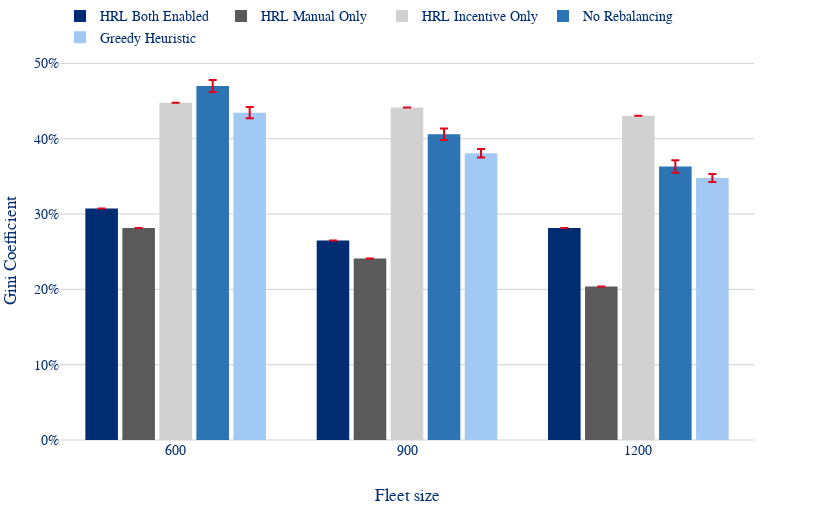

Here is the notebook cell this chart was saved with:
### Code cell
plot_grouped_bars_by_fleet(full_results, "mean_gini_index").show()

### Figure 1 — Plotly figure (JSON) as saved in the notebook; plotly's stock layout.template omitted (floating-point values rounded to 4 significant figures)
{"data": [{"error_y": {"array": [0.0, 0.0, 0.0], "color": "#E2001A", "type": "data", "visible": true}, "name": "HRL Both Enabled", "type": "bar", "x": ["600", "900", "1200"], "y": [0.3073, 0.2649, 0.2814]}, {"error_y": {"array": [0.0, 0.0, 0.0], "color": "#E2001A", "type": "data", "visible": true}, "name": "HRL Manual Only", "type": "bar", "x": ["600", "900", "1200"], "y": [0.2814, 0.241, 0.2038]}, {"error_y": {"array": [0.0, 0.0, 0.0], "color": "#E2001A", "type": "data", "visible": true}, "name": "HRL Incentive Only", "type": "bar", "x": ["600", "900", "1200"], "y": [0.4478, 0.4414, 0.4305]}, {"error_y": {"array": [0.007953, 0.007701, 0.008356], "color": "#E2001A", "type": "data", "visible": true}, "name": "No Rebalancing", "type": "bar", "x": ["600", "900", "1200"], "y": [0.4701, 0.4059, 0.3632]}, {"error_y": {"array": [0.007346, 0.005681, 0.005212], "color": "#E2001A", "type": "data", "visible": true}, "name": "Greedy Heuristic", "type": "bar", "x": ["600", "900", "1200"], "y": [0.4346, 0.3807, 0.3478]}], "layout": {"bargap": 0.2, "bargroupgap": 0.12, "barmode": "group", "height": 520, "legend": {"orientation": "h", "x": 0, "xanchor": "left", "y": 1.02, "yanchor": "bottom"}, "margin": {"b": 80, "l": 60, "r": 66, "t": 0}, "width": 820, "xaxis": {"title": {"text": "Fleet size"}}, "yaxis": {"tickformat": ".0%", "title": {"text": "Gini Coefficient"}}}}
